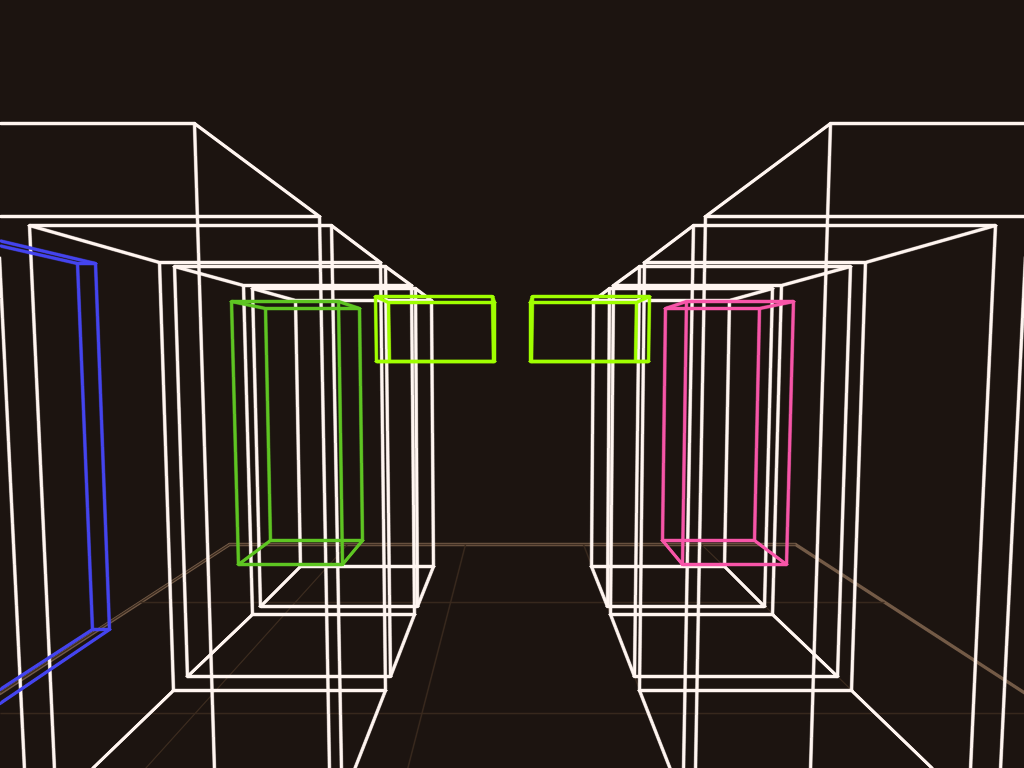
#> input picture p1_geometry_diagnostic.png, 1024 x 768 px, found by its file name
$ python generate_comparison_panel.py
#> lines starting #> are read from the running program, lines starting #| are printed output that depends on the picture
"""
Generate Side-by-Side P1 vs P2 Comparison Panel for Phase 5 Visual Verification.
"""

from pathlib import Path
from PIL import Image, ImageDraw, ImageFont

PROJECT_ROOT = Path(__file__).resolve().parent.parent
DIAG_DIR = PROJECT_ROOT / "outputs" / "diagnostics"
ARTIFACTS_DIR = Path(r"C:\Users\kadal\.gemini\antigravity\brain\1ecb1371-8c6e-48a8-bb3d-7d465c396e68")

p1_diag = Image.open(DIAG_DIR / "p1_geometry_diagnostic.png").resize((640, 480))
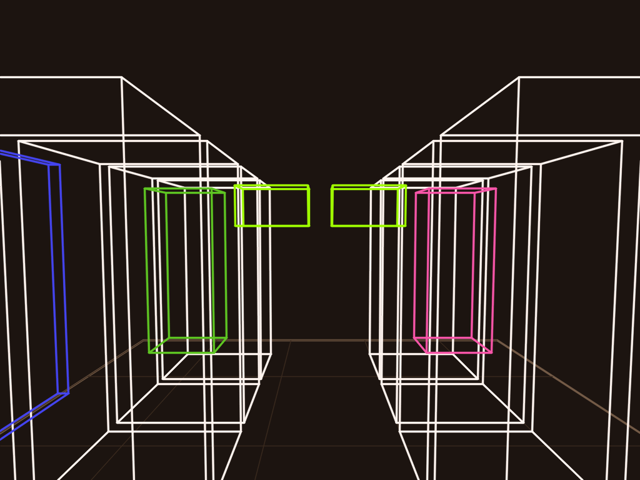
#> p1_diag: PIL image 640x480 RGB; mean R, G, B 49.1, 41.3, 36.4
p2_diag = Image.open(DIAG_DIR / "p2_geometry_diagnostic.png").resize((640, 480))
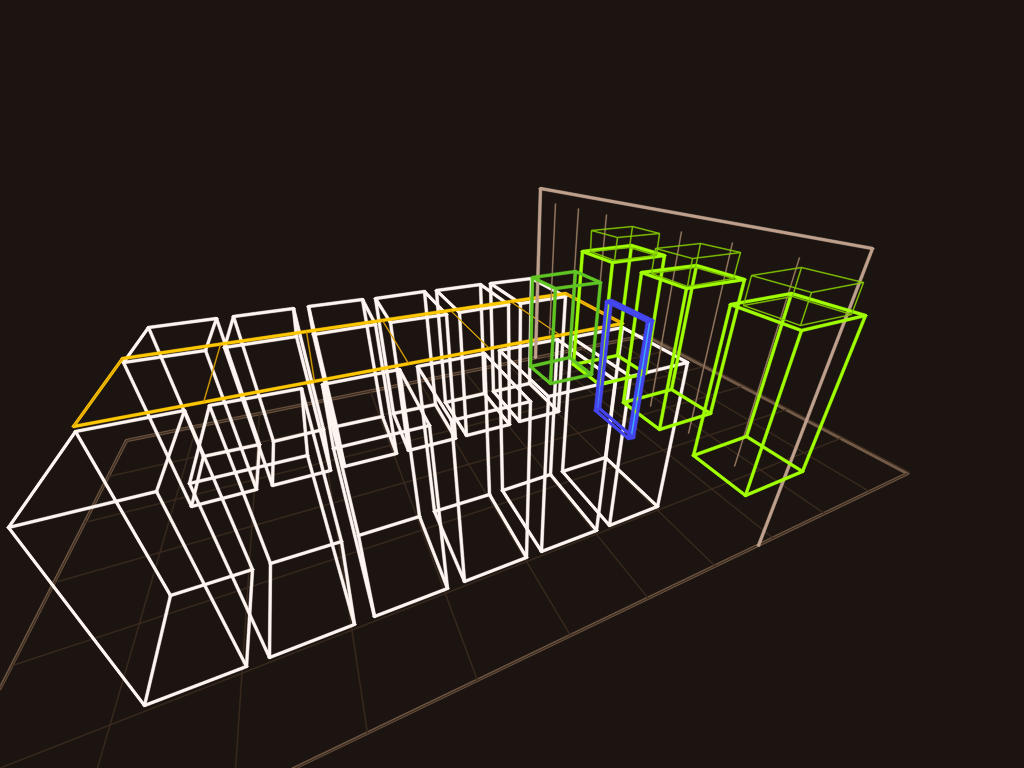
#> input picture p2_geometry_diagnostic.png, 1024 x 768 px, found by its file name
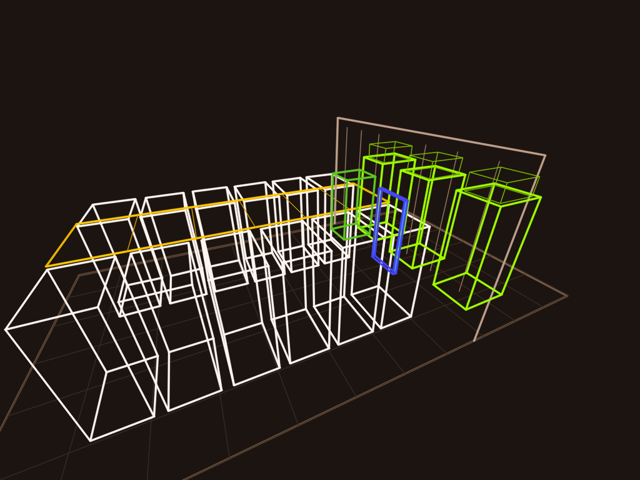
#> p2_diag: PIL image 640x480 RGB; mean R, G, B 43.2, 36.3, 28
p1_master = Image.open(DIAG_DIR / "p1_final_master.png").resize((640, 480))
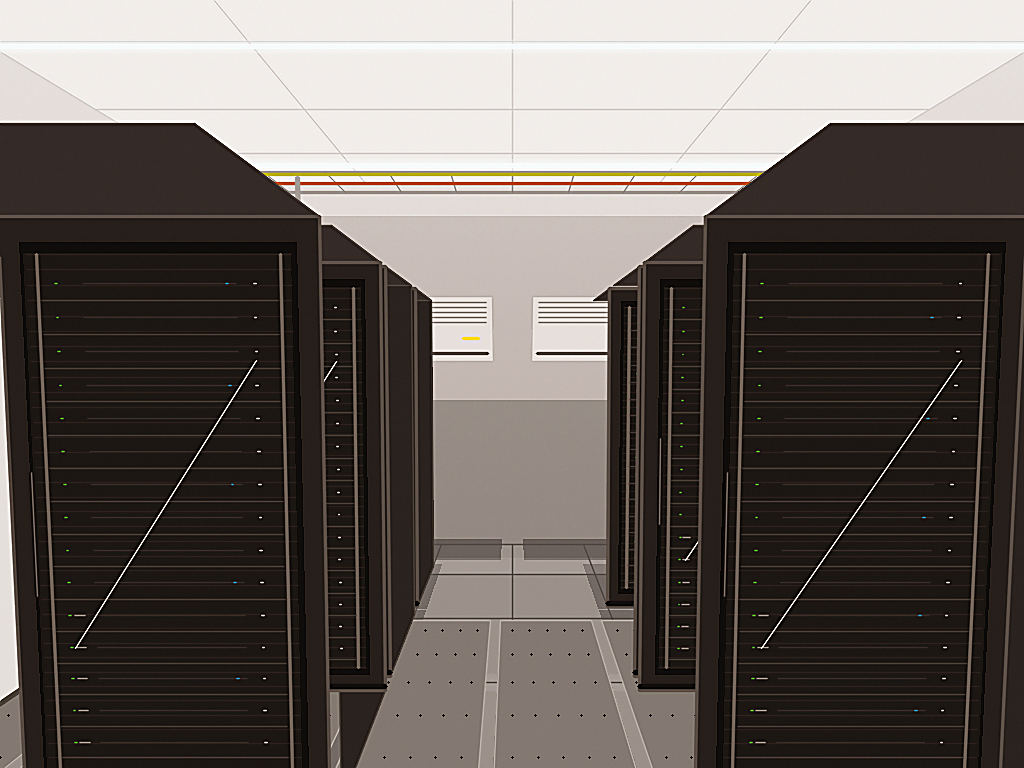
#> input picture p1_final_master.png, 1024 x 768 px, found by its file name
p2_master = Image.open(DIAG_DIR / "p2_final_master.png").resize((640, 480))
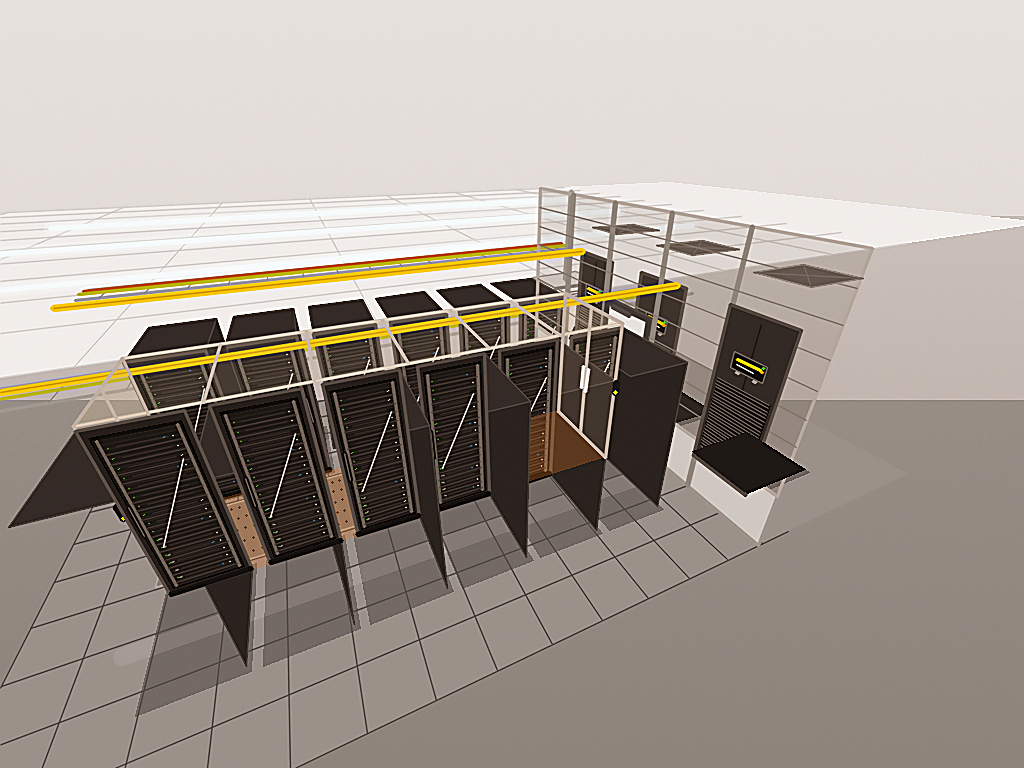
#> input picture p2_final_master.png, 1024 x 768 px, found by its file name

canvas = Image.new("RGB", (1320, 1060), (18, 20, 24))
draw = ImageDraw.Draw(canvas)

# Headers
draw.text((30, 20), "P1 COMPACT DATA CENTER (4.8m x 3.6m | 8 Racks | 2 A/C | Open Aisle)", fill=(100, 200, 255))
draw.text((690, 20), "P2 ENTERPRISE CAD (49.6m² + 19.2m² Plant | 12 Racks | 3 UKG | Containment)", fill=(255, 180, 80))

draw.text((30, 50), "Output 3 Geometry Diagnostic Preview (Wireframe)", fill=(180, 180, 180))
draw.text((690, 50), "Output 3 Geometry Diagnostic Preview (Wireframe)", fill=(180, 180, 180))

canvas.paste(p1_diag, (30, 75))
canvas.paste(p2_diag, (690, 75))

draw.text((30, 575), "Output 3 Final Photorealistic Master Render", fill=(180, 180, 180))
draw.text((690, 575), "Output 3 Final Photorealistic Master Render", fill=(180, 180, 180))

canvas.paste(p1_master, (30, 600))
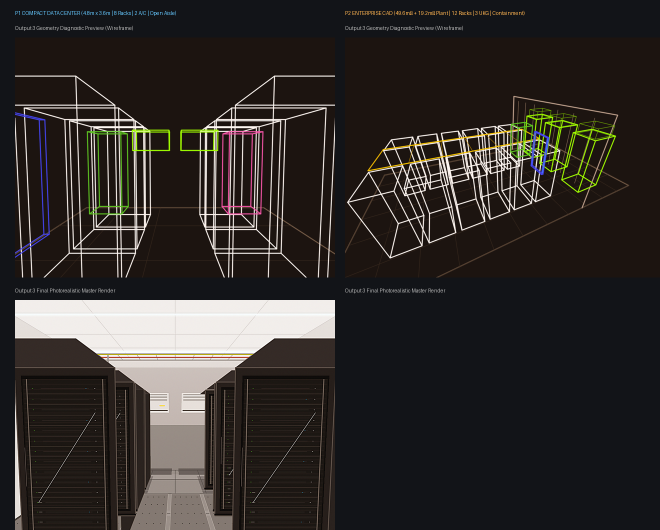
#> canvas: PIL image 1320x1060 RGB (shown at 1/2 size); mean R, G, B 48.7, 44.8, 42.3
canvas.paste(p2_master, (690, 600))
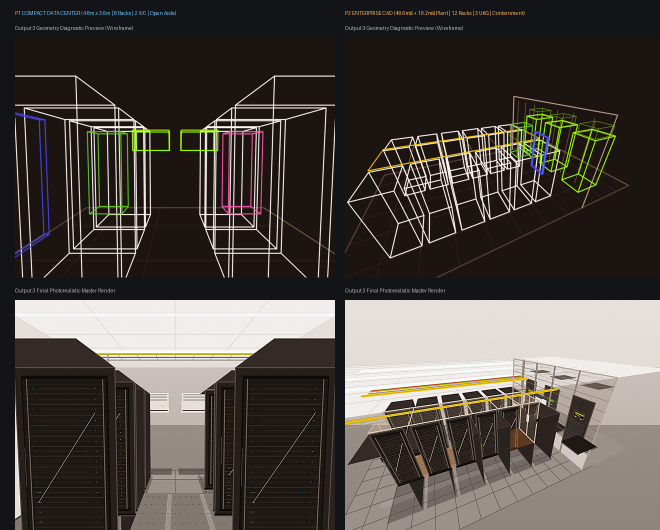
#> canvas: PIL image 1320x1060 RGB (shown at 1/2 size); mean R, G, B 79.3, 73, 68

out_path = DIAG_DIR / "p1_vs_p2_phase5_comparison.png"
canvas.save(str(out_path), "PNG")
canvas.save(str(PROJECT_ROOT / "p1_vs_p2_comparison.png"), "PNG")
canvas.save(str(ARTIFACTS_DIR / "p1_vs_p2_comparison.png"), "PNG")
print(f"[SAVED] {out_path}")
